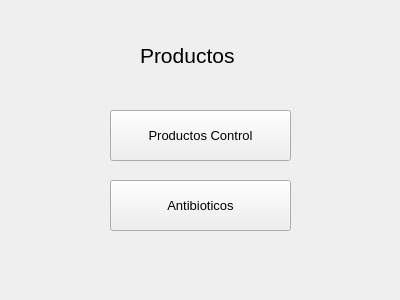
<?xml version="1.0" encoding="UTF-8"?>
<ui version="4.0">
 <class>Form</class>
 <widget class="QWidget" name="Form">
  <property name="geometry">
   <rect>
    <x>0</x>
    <y>0</y>
    <width>400</width>
    <height>300</height>
   </rect>
  </property>
  <property name="windowTitle">
   <string>Form</string>
  </property>
  <widget class="QLabel" name="label">
   <property name="geometry">
    <rect>
     <x>140</x>
     <y>30</y>
     <width>141</width>
     <height>51</height>
    </rect>
   </property>
   <property name="font">
    <font>
     <pointsize>16</pointsize>
    </font>
   </property>
   <property name="text">
    <string>Productos</string>
   </property>
  </widget>
  <widget class="QToolButton" name="toolButton">
   <property name="geometry">
    <rect>
     <x>110</x>
     <y>110</y>
     <width>181</width>
     <height>51</height>
    </rect>
   </property>
   <property name="font">
    <font>
     <pointsize>10</pointsize>
    </font>
   </property>
   <property name="text">
    <string>Productos Control</string>
   </property>
  </widget>
  <widget class="QToolButton" name="toolButton_2">
   <property name="geometry">
    <rect>
     <x>110</x>
     <y>180</y>
     <width>181</width>
     <height>51</height>
    </rect>
   </property>
   <property name="font">
    <font>
     <pointsize>10</pointsize>
    </font>
   </property>
   <property name="text">
    <string>Antibioticos</string>
   </property>
  </widget>
 </widget>
 <resources/>
 <connections/>
</ui>
